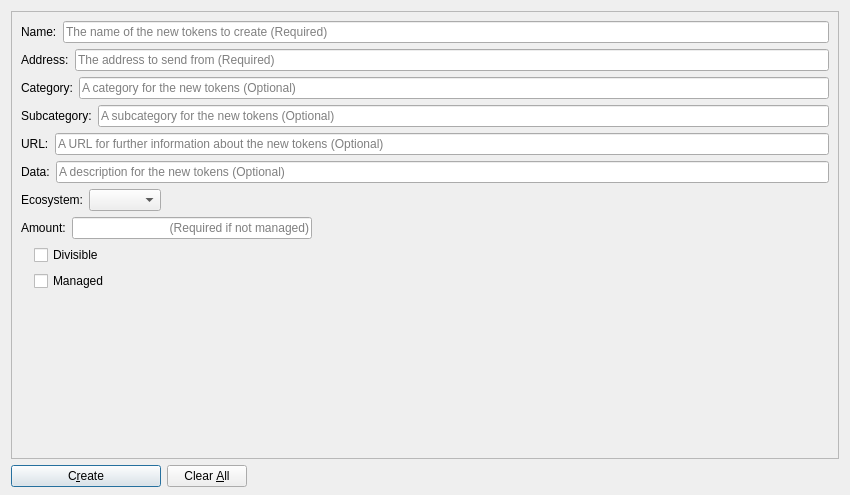
<?xml version="1.0" encoding="UTF-8"?>
<ui version="4.0">
 <class>CreateTokenDialog</class>
 <widget class="QWidget" name="CreateTokenDialog">
  <property name="geometry">
   <rect>
    <x>0</x>
    <y>0</y>
    <width>850</width>
    <height>495</height>
   </rect>
  </property>
  <property name="windowTitle">
   <string>Create Token</string>
  </property>
  <layout class="QVBoxLayout" name="verticalLayout" stretch="1,0">
   <property name="bottomMargin">
    <number>8</number>
   </property>
   <item>
    <widget class="QFrame" name="frameTokenData">
     <property name="frameShape">
      <enum>QFrame::StyledPanel</enum>
     </property>
     <property name="frameShadow">
      <enum>QFrame::Sunken</enum>
     </property>
     <layout class="QVBoxLayout" name="verticalLayout_4">
      <item>
       <layout class="QVBoxLayout" name="verticalLayout_6">
        <item>
         <layout class="QHBoxLayout" name="horizontalLayout1">
          <item>
           <widget class="QLabel" name="nameLabel">
            <property name="text">
             <string>Name:</string>
            </property>
           </widget>
          </item>
          <item>
           <widget class="QLineEdit" name="nameLineEdit">
            <property name="maxLength">
             <number>255</number>
            </property>
            <property name="placeholderText">
             <string>The name of the new tokens to create (Required)</string>
            </property>
           </widget>
          </item>
         </layout>
        </item>
        <item>
         <layout class="QHBoxLayout" name="horizontalLayout_3">
          <item>
           <widget class="QLabel" name="addressLabel">
            <property name="text">
             <string>Address:</string>
            </property>
           </widget>
          </item>
          <item>
           <widget class="QValidatedLineEdit" name="addressLineEdit">
            <property name="text">
             <string notr="true"/>
            </property>
            <property name="placeholderText">
             <string>The address to send from (Required)</string>
            </property>
           </widget>
          </item>
         </layout>
        </item>
        <item>
         <layout class="QHBoxLayout" name="horizontalLayout_12">
          <item>
           <widget class="QLabel" name="categoryLabel">
            <property name="text">
             <string>Category:</string>
            </property>
           </widget>
          </item>
          <item>
           <widget class="QLineEdit" name="categoryLineEdit">
            <property name="maxLength">
             <number>255</number>
            </property>
            <property name="placeholderText">
             <string>A category for the new tokens (Optional)</string>
            </property>
           </widget>
          </item>
         </layout>
        </item>
        <item>
         <layout class="QHBoxLayout" name="horizontalLayout_13">
          <item>
           <widget class="QLabel" name="subcategoryLabel">
            <property name="text">
             <string>Subcategory:</string>
            </property>
           </widget>
          </item>
          <item>
           <widget class="QLineEdit" name="subcategoryLineEdit">
            <property name="maxLength">
             <number>255</number>
            </property>
            <property name="placeholderText">
             <string>A subcategory for the new tokens (Optional)</string>
            </property>
           </widget>
          </item>
         </layout>
        </item>
        <item>
         <layout class="QHBoxLayout" name="horizontalLayout_8">
          <item>
           <widget class="QLabel" name="urlLabel">
            <property name="text">
             <string>URL:</string>
            </property>
           </widget>
          </item>
          <item>
           <widget class="QLineEdit" name="urlLineEdit">
            <property name="maxLength">
             <number>255</number>
            </property>
            <property name="placeholderText">
             <string>A URL for further information about the new tokens (Optional)</string>
            </property>
           </widget>
          </item>
         </layout>
        </item>
        <item>
         <layout class="QHBoxLayout" name="horizontalLayout_11">
          <item>
           <widget class="QLabel" name="dataLabel">
            <property name="text">
             <string>Data:</string>
            </property>
           </widget>
          </item>
          <item>
           <widget class="QLineEdit" name="dataLineEdit">
            <property name="maxLength">
             <number>255</number>
            </property>
            <property name="placeholderText">
             <string>A description for the new tokens (Optional)</string>
            </property>
           </widget>
          </item>
         </layout>
        </item>
        <item>
         <layout class="QHBoxLayout" name="horizontalLayout_9">
          <item>
           <widget class="QLabel" name="ecosystemLabel">
            <property name="text">
             <string>Ecosystem:</string>
            </property>
           </widget>
          </item>
          <item>
           <widget class="QComboBox" name="ecosystemComboBox">
            <property name="toolTip">
             <string>The ecosystem to create the tokens in.</string>
            </property>
           </widget>
          </item>
          <item>
           <spacer name="horizontalSpacer_11">
            <property name="orientation">
             <enum>Qt::Horizontal</enum>
            </property>
            <property name="sizeHint" stdset="0">
             <size>
              <width>40</width>
              <height>20</height>
             </size>
            </property>
           </spacer>
          </item>
         </layout>
        </item>
        <item>
         <layout class="QHBoxLayout" name="horizontalLayout_2">
          <item>
           <widget class="QLabel" name="quantityLabel">
            <property name="text">
             <string>Amount:</string>
            </property>
           </widget>
          </item>
          <item>
           <widget class="QLineEdit" name="quantityLineEdit">
            <property name="minimumSize">
             <size>
              <width>133</width>
              <height>0</height>
             </size>
            </property>
            <property name="maximumSize">
             <size>
              <width>240</width>
              <height>16777215</height>
             </size>
            </property>
            <property name="toolTip">
             <string>Amount of tokens to create.</string>
            </property>
            <property name="text">
             <string/>
            </property>
            <property name="alignment">
             <set>Qt::AlignRight|Qt::AlignTrailing|Qt::AlignVCenter</set>
            </property>
            <property name="placeholderText">
             <string>(Required if not managed)</string>
            </property>
           </widget>
          </item>
          <item>
           <spacer name="horizontalSpacer_2">
            <property name="orientation">
             <enum>Qt::Horizontal</enum>
            </property>
            <property name="sizeHint" stdset="0">
             <size>
              <width>40</width>
              <height>20</height>
             </size>
            </property>
           </spacer>
          </item>
         </layout>
        </item>
        <item>
         <layout class="QHBoxLayout" name="horizontalLayout_10">
          <item>
           <widget class="QLabel" name="emptyLabel2">
            <property name="text">
             <string/>
            </property>
           </widget>
          </item>
          <item>
           <widget class="QCheckBox" name="divisibleCheckBox">
            <property name="toolTip">
             <string>Make tokens divisible (8 decimal places)</string>
            </property>
            <property name="text">
             <string>Divisible</string>
            </property>
           </widget>
          </item>
          <item>
           <spacer name="horizontalSpacer_4">
            <property name="orientation">
             <enum>Qt::Horizontal</enum>
            </property>
            <property name="sizeHint" stdset="0">
             <size>
              <width>40</width>
              <height>20</height>
             </size>
            </property>
           </spacer>
          </item>
         </layout>
        </item>
        <item>
         <layout class="QHBoxLayout" name="horizontalLayout_5">
          <item>
           <widget class="QLabel" name="emptyLabel">
            <property name="text">
             <string/>
            </property>
           </widget>
          </item>
          <item>
           <widget class="QCheckBox" name="managedCheckBox">
            <property name="toolTip">
             <string>If the owner of this token will be able to issue more tokens in the future</string>
            </property>
            <property name="text">
             <string>Managed</string>
            </property>
           </widget>
          </item>
          <item>
           <spacer name="horizontalSpacer_10">
            <property name="orientation">
             <enum>Qt::Horizontal</enum>
            </property>
            <property name="sizeHint" stdset="0">
             <size>
              <width>40</width>
              <height>20</height>
             </size>
            </property>
           </spacer>
          </item>
         </layout>
        </item>
        <item>
         <spacer name="verticalSpacer">
          <property name="orientation">
           <enum>Qt::Vertical</enum>
          </property>
          <property name="sizeHint" stdset="0">
           <size>
            <width>20</width>
            <height>1000</height>
           </size>
          </property>
         </spacer>
        </item>
       </layout>
      </item>
     </layout>
    </widget>
   </item>
   <item>
    <layout class="QHBoxLayout" name="horizontalLayout">
     <item>
      <widget class="QPushButton" name="createButton">
       <property name="minimumSize">
        <size>
         <width>150</width>
         <height>0</height>
        </size>
       </property>
       <property name="toolTip">
        <string>Confirm the create token action.</string>
       </property>
       <property name="text">
        <string>C&amp;reate</string>
       </property>
       <property name="autoDefault">
        <bool>false</bool>
       </property>
       <property name="default">
        <bool>true</bool>
       </property>
      </widget>
     </item>
     <item>
      <widget class="QPushButton" name="clearButton">
       <property name="sizePolicy">
        <sizepolicy hsizetype="Minimum" vsizetype="Fixed">
         <horstretch>0</horstretch>
         <verstretch>0</verstretch>
        </sizepolicy>
       </property>
       <property name="toolTip">
        <string>Clear all fields of the form.</string>
       </property>
       <property name="text">
        <string>Clear &amp;All</string>
       </property>
       <property name="autoDefault">
        <bool>false</bool>
       </property>
      </widget>
     </item>
     <item>
      <spacer name="horizontalSpacer">
       <property name="orientation">
        <enum>Qt::Horizontal</enum>
       </property>
       <property name="sizeHint" stdset="0">
        <size>
         <width>40</width>
         <height>20</height>
        </size>
       </property>
      </spacer>
     </item>
    </layout>
   </item>
  </layout>
 </widget>
 <customwidgets>
  <customwidget>
   <class>QValidatedLineEdit</class>
   <extends>QLineEdit</extends>
   <header>qvalidatedlineedit.h</header>
  </customwidget>
 </customwidgets>
 <resources>
  <include location="../bitcoin.qrc"/>
 </resources>
 <connections/>
</ui>
